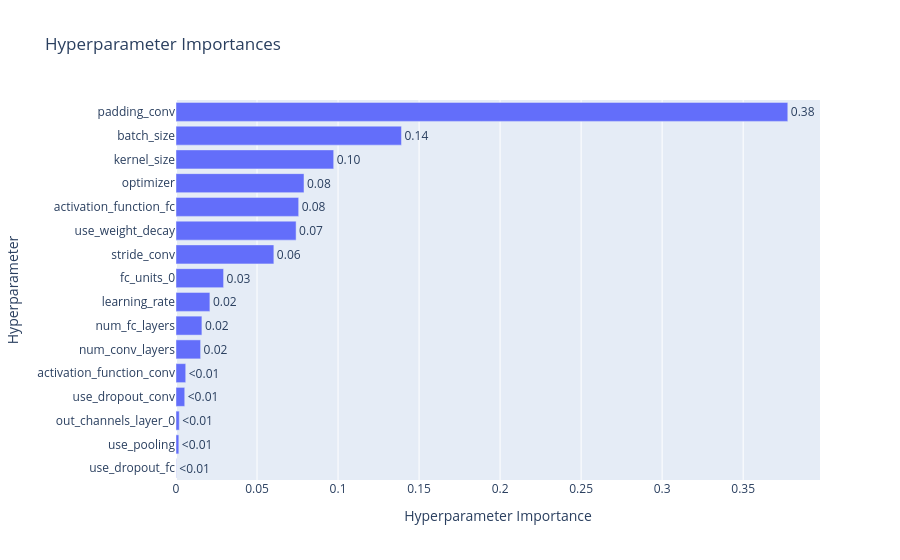

The notebook cell this image was saved under:
### Markdown cell above
### Plots e treinamento do melhor modelo

### Code cell
fig = optuna.visualization.plot_param_importances(study_cifar10, target=lambda t: t.values[0], target_name="accuracy")
show(fig)

### Figure 1 — Plotly figure (JSON) as saved in the notebook; plotly's stock layout.template omitted (floating-point values rounded to 4 significant figures)
{"data": [{"cliponaxis": false, "hovertemplate": ["use_dropout_fc (CategoricalDistribution): 0.0001627807553066247<extra></extra>", "use_pooling (CategoricalDistribution): 0.0017438780462962107<extra></extra>", "out_channels_layer_0 (CategoricalDistribution): 0.002021807386058045<extra></extra>", "use_dropout_conv (CategoricalDistribution): 0.005392307917217354<extra></extra>", "activation_function_conv (CategoricalDistribution): 0.006002251270982821<extra></extra>", "num_conv_layers (IntDistribution): 0.01519288079195721<extra></extra>", "num_fc_layers (IntDistribution): 0.015991855176682394<extra></extra>", "learning_rate (FloatDistribution): 0.020914388755888066<extra></extra>", "fc_units_0 (CategoricalDistribution): 0.02936805878300363<extra></extra>", "stride_conv (CategoricalDistribution): 0.06038971187111215<extra></extra>", "use_weight_decay (CategoricalDistribution): 0.07411997081348873<extra></extra>", "activation_function_fc (CategoricalDistribution): 0.07570419426873232<extra></extra>", "optimizer (CategoricalDistribution): 0.0789933982337256<extra></extra>", "kernel_size (CategoricalDistribution): 0.09731256536249738<extra></extra>", "batch_size (CategoricalDistribution): 0.13914290332807364<extra></extra>", "padding_conv (CategoricalDistribution): 0.377547047238978<extra></extra>"], "name": "accuracy", "orientation": "h", "text": ["<0.01", "<0.01", "<0.01", "<0.01", "<0.01", "0.02", "0.02", "0.02", "0.03", "0.06", "0.07", "0.08", "0.08", "0.10", "0.14", "0.38"], "textposition": "outside", "type": "bar", "x": [0.0001628, 0.001744, 0.002022, 0.005392, 0.006002, 0.01519, 0.01599, 0.02091, 0.02937, 0.06039, 0.07412, 0.0757, 0.07899, 0.09731, 0.1391, 0.3775], "y": ["use_dropout_fc", "use_pooling", "out_channels_layer_0", "use_dropout_conv", "activation_function_conv", "num_conv_layers", "num_fc_layers", "learning_rate", "fc_units_0", "stride_conv", "use_weight_decay", "activation_function_fc", "optimizer", "kernel_size", "batch_size", "padding_conv"]}], "layout": {"title": {"text": "Hyperparameter Importances"}, "xaxis": {"title": {"text": "Hyperparameter Importance"}}, "yaxis": {"title": {"text": "Hyperparameter"}}}}
